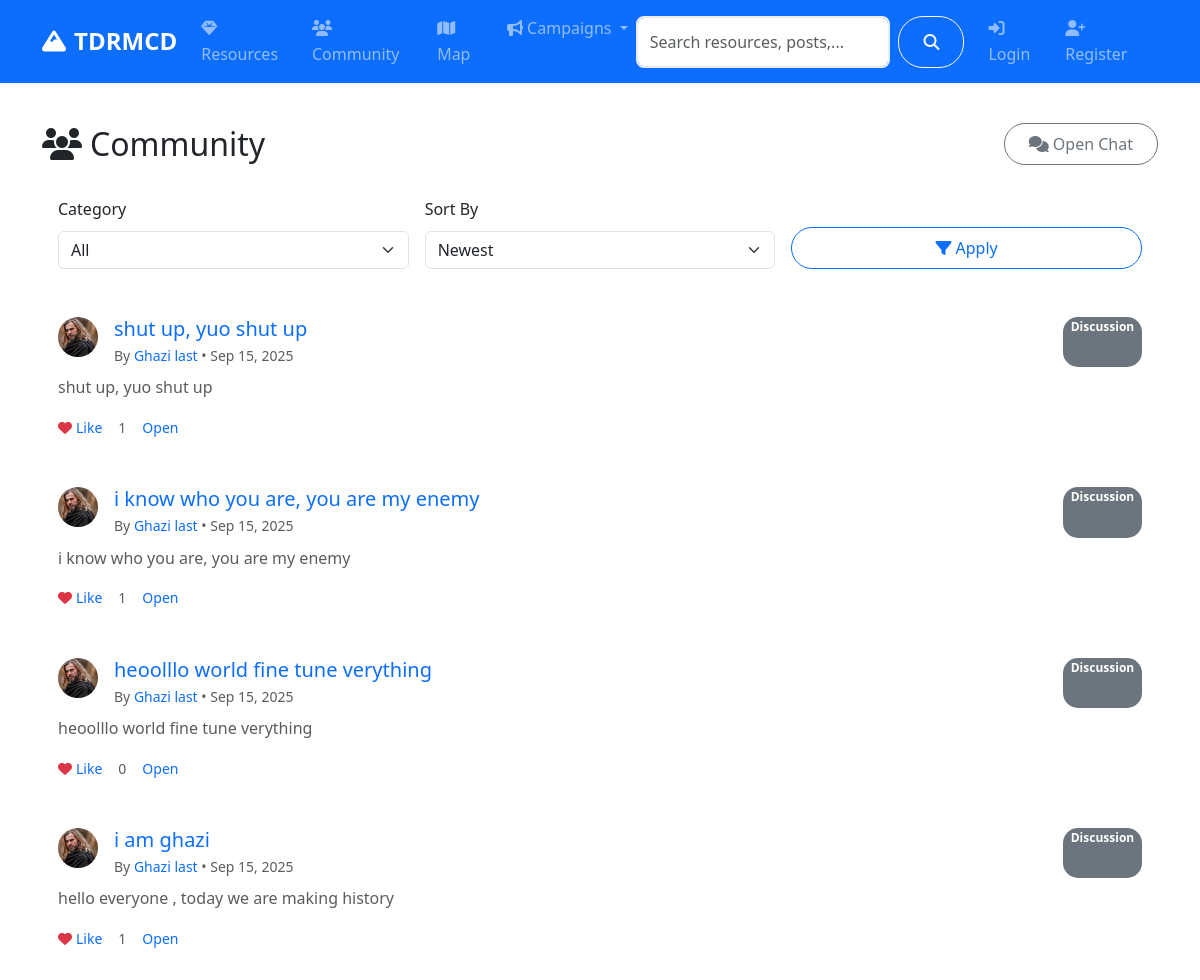
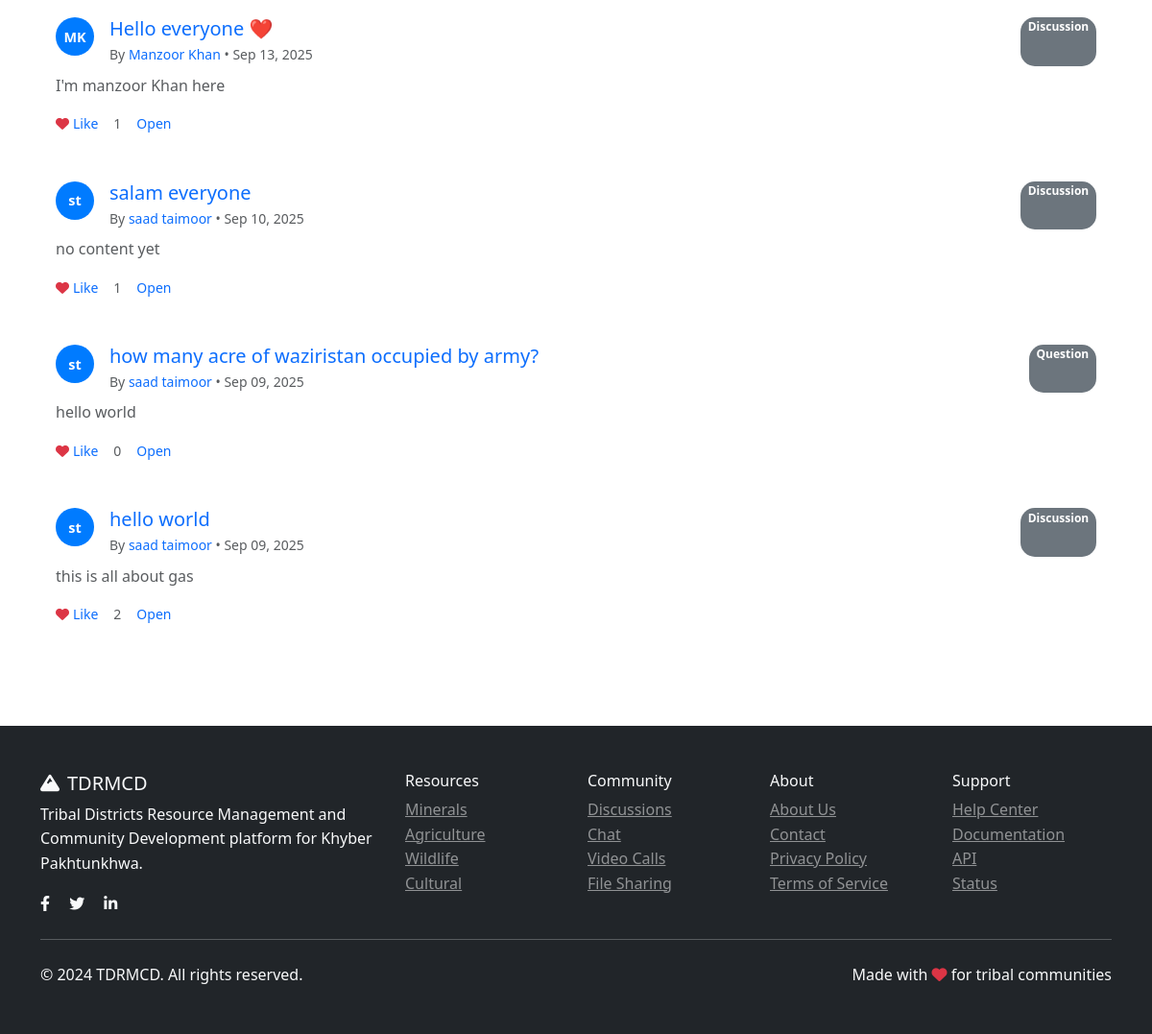
/community/, run on an earlier commit of the app's database (2 pictures, top to bottom).
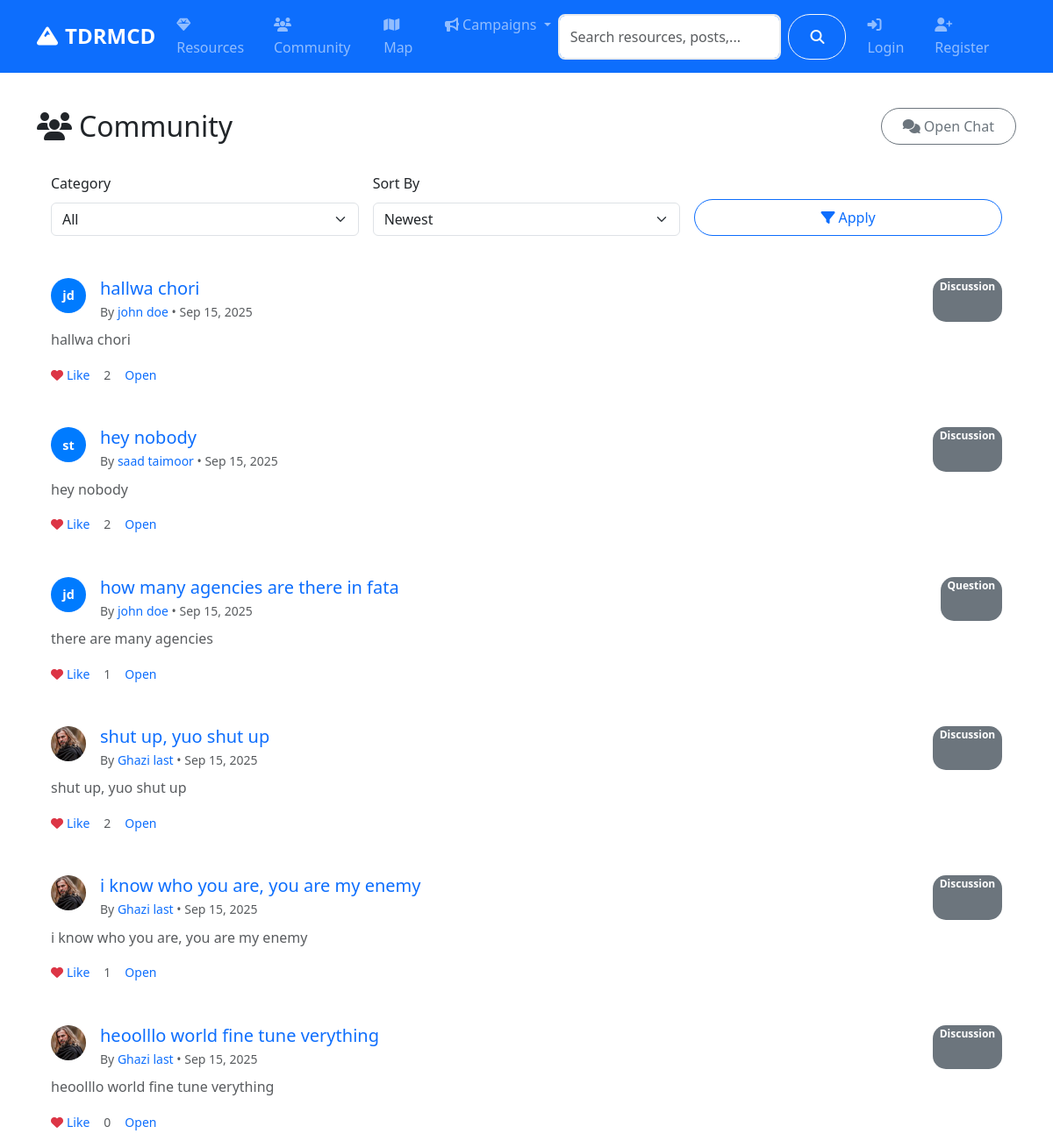
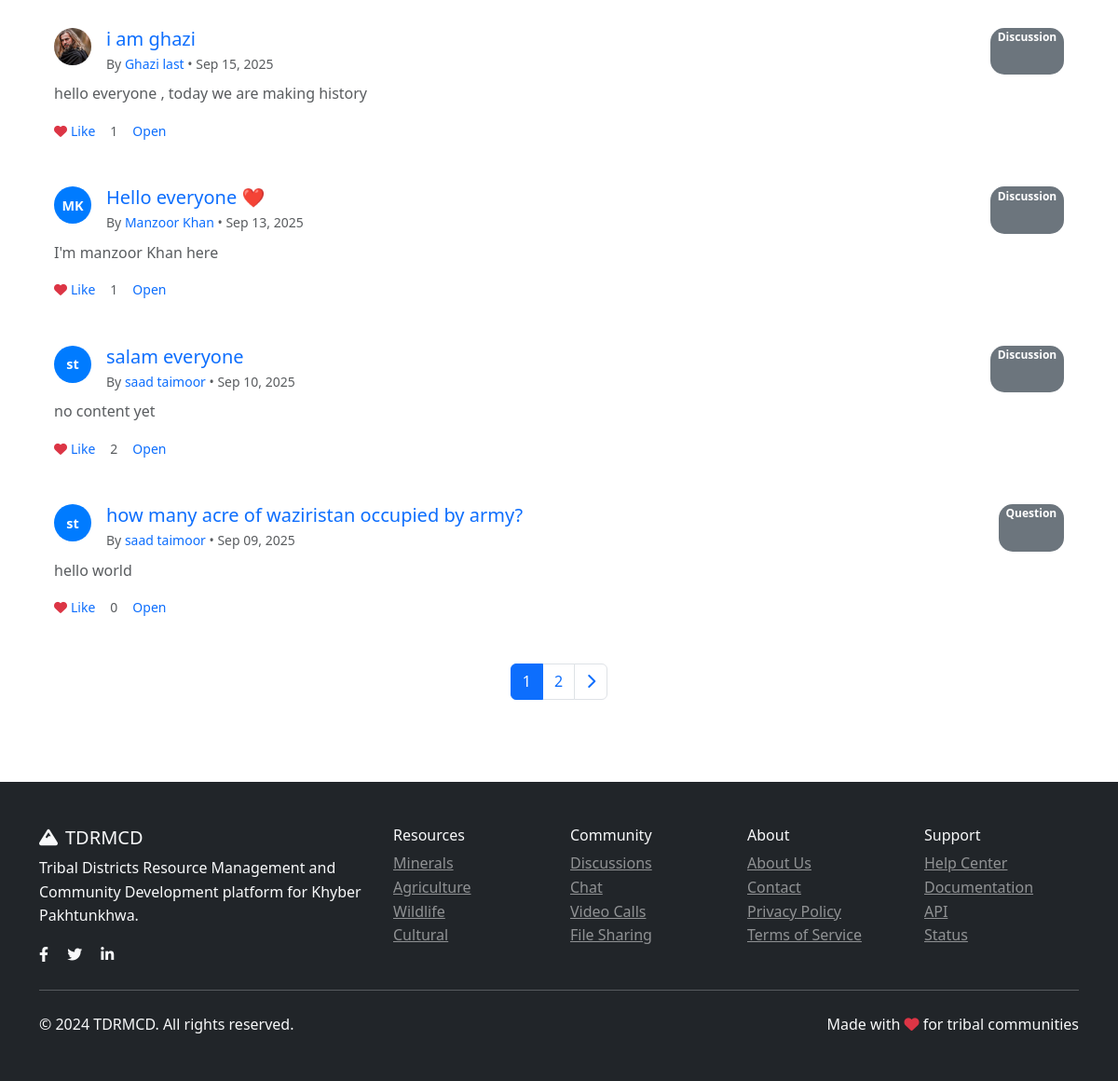
And on a later commit of the database (2 pictures, top to bottom).
### models.py (models this page shows, shortened)
class CommunityPost(db.Model):
    id = db.Column(db.Integer, primary_key=True)
    title = db.Column(db.String(200), nullable=False)
    content = db.Column(db.Text, nullable=False)
    category = db.Column(db.String(50), nullable=False)  # discussion, question, announcement
    tags = db.Column(db.String(200))
    image_url = db.Column(db.String(200))
    likes = db.Column(db.Integer, default=0)
    views = db.Column(db.Integer, default=0)
    author_id = db.Column(db.Integer, db.ForeignKey('user.id'), nullable=False)
    created_at = db.Column(db.DateTime, default=datetime.utcnow)
    updated_at = db.Column(db.DateTime, default=datetime.utcnow, onupdate=datetime.utcnow)
    comments = db.relationship('Comment', backref='post', lazy='dynamic', cascade='all, delete-orphan')
    likes_relation = db.relationship('PostLike', backref='post', lazy='dynamic', cascade='all, delete-orphan')

class User(UserMixin, db.Model):
    id = db.Column(db.Integer, primary_key=True)
    username = db.Column(db.String(80), unique=True, nullable=False)
    email = db.Column(db.String(120), unique=True, nullable=False)
    password_hash = db.Column(db.String(120), nullable=False)
    first_name = db.Column(db.String(50), nullable=False)
    last_name = db.Column(db.String(50), nullable=False)
    role = db.Column(db.String(20), default='user')  # user, admin, researcher
    location = db.Column(db.String(100))
    bio = db.Column(db.Text)
    avatar = db.Column(db.String(200), default='default.jpg')
    is_active = db.Column(db.Boolean, default=True)
    created_at = db.Column(db.DateTime, default=datetime.utcnow)
    last_seen = db.Column(db.DateTime, default=datetime.utcnow)
    resources = db.relationship('Resource', backref='author', lazy='dynamic')
    posts = db.relationship('CommunityPost', backref='author', lazy='dynamic')
    chat_messages = db.relationship('ChatMessage', backref='sender', lazy='dynamic')
    file_submissions = db.relationship(
        'FileSubmission',
        foreign_keys='FileSubmission.submitter_id',
        backref='submitter',
        lazy='dynamic'
    )
    reviewed_submissions = db.relationship(
        'FileSubmission',
        foreign_keys='FileSubmission.reviewed_by',
        backref='reviewer_user',
        lazy='dynamic'
    )
    notifications = db.relationship('Notification', backref='user', lazy='dynamic')
    def get_full_name(self):
        return f"{self.first_name} {self.last_name}"

### routes/community.py (the view, shortened to what this page needs)
@community_bp.route('/')
def index():
    page = request.args.get('page', 1, type=int)
    category = request.args.get('category', 'all')
    sort_by = request.args.get('sort', 'newest')
    query = CommunityPost.query
    if category != 'all':
        query = query.filter_by(category=category)
    if sort_by == 'newest':
        query = query.order_by(CommunityPost.created_at.desc())
    elif sort_by == 'oldest':
        query = query.order_by(CommunityPost.created_at.asc())
    elif sort_by == 'popular':
        query = query.order_by(CommunityPost.likes.desc())
    elif sort_by == 'most_viewed':
        query = query.order_by(CommunityPost.views.desc())
    posts = query.paginate(
        page=page, per_page=10, error_out=False
    )
    categories = ['discussion', 'question', 'announcement', 'news']
    liked_post_ids = set()
    return render_template('community/index.html',
                         posts=posts,
                         categories=categories,
                         current_category=category,
                         current_sort=sort_by,
                         liked_post_ids=liked_post_ids)

### templates/community/index.html (shortened to what the changed rows need)
{% extends "base.html" %}
{% block content %}
<div class="container py-4">
    <div class="d-flex justify-content-between align-items-center mb-3">
        <h2 class="mb-0"><i class="fas fa-users me-2"></i>Community</h2>
    </div>
    <div class="row">
        <div class="col-12">
            {% if posts.items %}
                {% for post in posts.items %}
                <div class="card mb-3">
                    <div class="card-body">
                        <div class="d-flex justify-content-between">
                            <div class="d-flex align-items-start">
                                <div class="me-3">
                                    {% if post.author.avatar and post.author.avatar != 'default.jpg' %}
                                    <img src="{{ url_for('serve_uploaded_file', subdir='avatars', filename=post.author.avatar) }}" alt="Avatar" class="rounded-circle" style="width:40px;height:40px;object-fit:cover;">
                                    {% else %}
                                    <div class="avatar" style="width:40px;height:40px;font-size:.9rem;">{{ post.author.first_name[0] }}{{ post.author.last_name[0] }}</div>
                                    {% endif %}
                                </div>
                                <div>
                                    {% if post.title and post.title.strip() %}
                                        <a class="text-decoration-none" href="{{ url_for('community.post_detail', id=post.id) }}">
                                            <h5 class="mb-1">{{ post.title }}</h5>
                                        </a>
                                    {% endif %}
                                    <div class="text-muted small">By <a class="text-decoration-none" href="{{ url_for('auth.public_profile', username=post.author.username) }}">{{ post.author.get_full_name() }}</a> • {{ post.created_at.strftime('%b %d, %Y') }}</div>
                                </div>
                            </div>
                            <span class="badge bg-secondary">{{ post.category.title() }}</span>
                        </div>
                        {% set is_content_only = not post.title or not post.title.strip() %}
                        <div class="mt-2 mb-2">
                            {% if is_content_only %}
                                {% set limit = 200 %}
                                <div id="post-snippet-{{ post.id }}" class="text-muted">
                                    {{ post.content[:limit] }}{% if post.content|length > limit %}...{% endif %}
                                </div>
                                {% if post.content|length > limit %}
                                <a href="#" class="small" onclick="toggleSeeMore({{ post.id }});return false;" id="see-more-{{ post.id }}">See more</a>
                                <div id="post-full-{{ post.id }}" class="text-muted d-none">{{ post.content }}</div>
                                {% endif %}
                            {% else %}
                                <p class="text-muted">{{ post.content[:200] }}{% if post.content|length > 200 %}...{% endif %}</p>
                            {% endif %}
                        </div>
                        <div class="d-flex gap-3 align-items-center text-muted small">
                            <a href="#" class="text-decoration-none" onclick="return togglePostLike({{ post.id }});"><i class="fas fa-heart me-1 text-danger"></i><span id="post-like-text-{{ post.id }}">{{ 'Liked' if current_user.is_authenticated and post.id in liked_post_ids else 'Like' }}</span></a>
                            <span id="post-like-count-{{ post.id }}">{{ post.likes }}</span>
                            {% if is_content_only %}
                            <a class="text-decoration-none" href="{{ url_for('community.post_detail', id=post.id) }}#comments">Comment</a>
                            {% else %}
                            <a class="text-decoration-none" href="{{ url_for('community.post_detail', id=post.id) }}">Open</a>
                            {% endif %}
                        </div>
                    </div>
                </div>
                {% endfor %}
            {% endif %}
        </div>
    </div>
    {% if posts.pages > 1 %}
    <nav aria-label="Community pagination" class="mt-3">
        <ul class="pagination justify-content-center">
            {% for p in posts.iter_pages() %}
                {% if p %}
                    {% if p == posts.page %}
                    <li class="page-item active"><span class="page-link">{{ p }}</span></li>
                    {% else %}
                    <li class="page-item"><a class="page-link" href="{{ url_for('community.index', page=p, category=current_category, sort=current_sort) }}">{{ p }}</a></li>
                    {% endif %}
                {% else %}
                <li class="page-item disabled"><span class="page-link">…</span></li>
                {% endif %}
            {% endfor %}
            {% if posts.has_next %}
            <li class="page-item"><a class="page-link" href="{{ url_for('community.index', page=posts.next_num, category=current_category, sort=current_sort) }}"><i class="fas fa-chevron-right"></i></a></li>
            {% endif %}
        </ul>
    </nav>
    {% endif %}
</div>
{% endblock %}

What changed in the data, as far as the page shows it:
no longer on this page (row unchanged): CommunityPost: author "s", author "t", title "hello world", author.get_full_name "saad taimoor", created_at "Sep 09, 2025", category "Discussion", content "this is all about gas", is_authenticated "Like", likes "2"
added CommunityPost: author "j", author "d", title "hallwa chori", author.get_full_name "john doe", created_at "Sep 15, 2025", category "Discussion", content "hallwa chori", is_authenticated "Like", likes "2"
added CommunityPost: author "s", author "t", title "hey nobody", author.get_full_name "saad taimoor", created_at "Sep 15, 2025", category "Discussion", content "hey nobody", is_authenticated "Like", likes "2"
added CommunityPost: author "j", author "d", title "how many agencies are there in fata", author.get_full_name "john doe", created_at "Sep 15, 2025", category "Question", content "there are many agencies", is_authenticated "Like", likes "1"
changed CommunityPost "shut up, yuo shut up": likes "1" → "2"
changed CommunityPost "salam everyone": likes "1" → "2"
Also different on the page:
new list line: "1"
new list line: "2"
